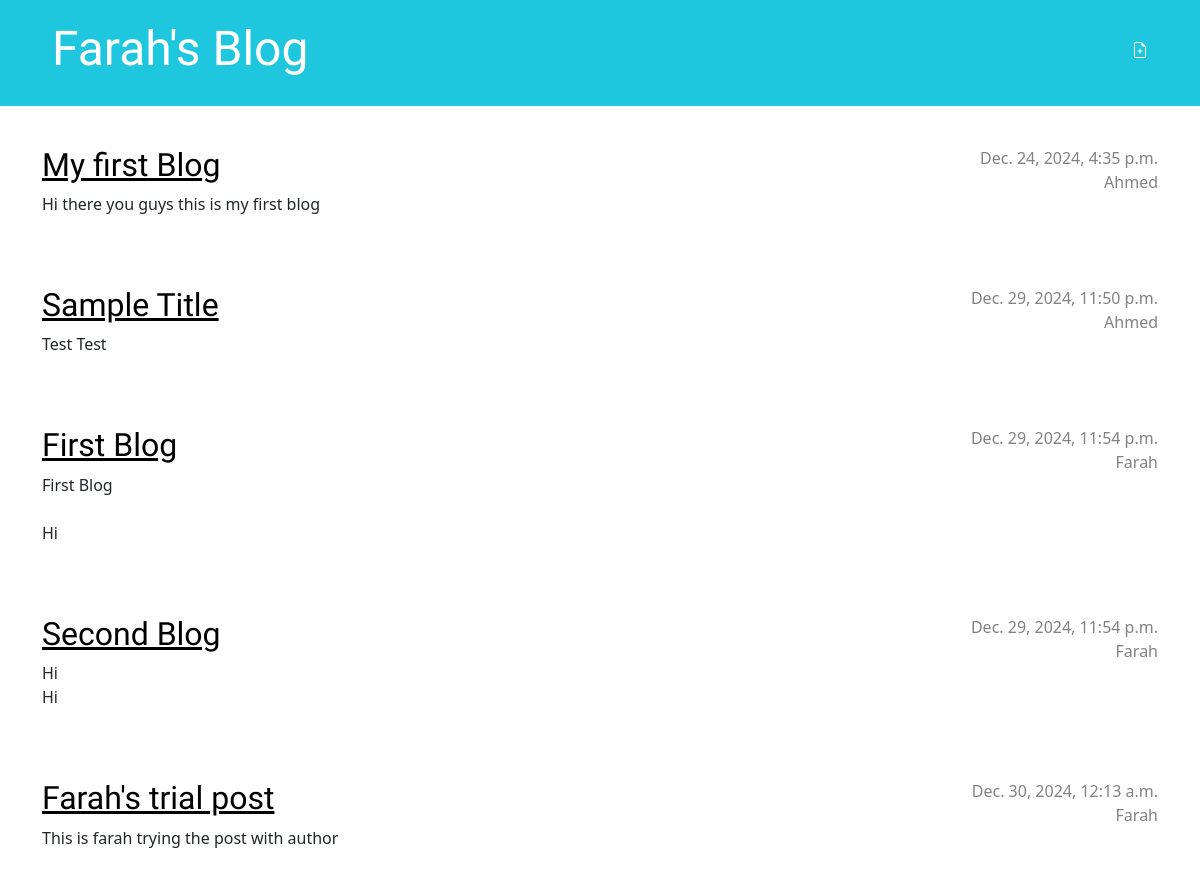
The page / on the database its author committed.
### blog/models.py (models this page shows, shortened)
class Post(models.Model):
    author = models.CharField(max_length=100)
    title = models.CharField(max_length=200)
    text = models.TextField()
    created_date = models.DateTimeField(default=timezone.now)
    published_date = models.DateTimeField(blank=True, null=True)

### blog/views.py (the view)
# urls.py: path('', views.post_list, name='post_list'),
def post_list(request):
    posts = Post.objects.filter(published_date__lte=timezone.now()).order_by('published_date')
    return render(request, 'blog/post_list.html', {'posts' : posts})

### blog/templates/blog/post_list.html
{% extends 'blog/base.html' %}
{% block content %}
  {% for post in posts %}
    <article class="post">
      <time class="date">
        {{ post.published_date }}
        <div class="author">{{ post.author }}</div>
      </time>
      <h2><a href="{% url 'post_detail' pk=post.pk %}">{{ post.title }}</a></h2>
      <p>{{ post.text|linebreaksbr }}</p>
    </article>
  {% endfor %}
{% endblock %}

### blog/templates/blog/base.html (shortened to what this page needs)
{% load static %}
<!DOCTYPE html>
<html>
    <head>
        <link rel="stylesheet" href="https://cdn.jsdelivr.net/npm/bootstrap@5.3.3/dist/css/bootstrap.min.css">
        <link rel="stylesheet" href="{% static 'css/blog.css' %}">
    </head>
    <body>
        <header class="page-header">
            <div class="container">
                <a href="{% url 'post_new' %}" class="top-menu">
                </a>
                <h1><a href="/">Farah's Blog</a></h1>
            </div>
        </header>
        <main class="container">
            <div class="row">
                <div class="col">
                    {% block content %}
                    {% endblock %}
                </div>
            </div>
        </main>
    </body>
</html>

### blog/static/css/blog.css (style rules this page uses)
.page-header { background-color: #1fc7de; margin-top: 0; margin-bottom: 40px; padding: 20px 20px 20px 40px; }
.page-header h1, .page-header h1 a, .page-header h1 a:visited, .page-header h1 a:active { color: #ffffff; font-size: 36pt; text-decoration: none; }
h1, h2, h3, h4 { font-family: 'Quicksand'; }
.date { color: #828282; }
.top-menu, .top-menu:hover, .top-menu:visited { color: #ffffff; float: right; font-size: 26pt; margin-right: 20px; }
.post { margin-bottom: 70px; }
.post h2 a, .post h2 a:visited { color: #000000; }
.post>.date, .post>.actions { float: right; }
.author { display: flex; justify-content: flex-end; }

### rows shown on the page
Post: published_date "Dec. 24, 2024, 4:35 p.m.", author "Ahmed", title "My first Blog", text "Hi there you guys this is my first blog"
Post: published_date "Dec. 29, 2024, 11:50 p.m.", author "Ahmed", title "Sample Title", text "Test Test"
Post: published_date "Dec. 29, 2024, 11:54 p.m.", author "Farah", title "First Blog", text "First Blog Hi"
Post: published_date "Dec. 29, 2024, 11:54 p.m.", author "Farah", title "Second Blog", text "Hi Hi"
Post: published_date "Dec. 30, 2024, 12:13 a.m.", author "Farah", title "Farah's trial post", text "This is farah trying the post with author"
